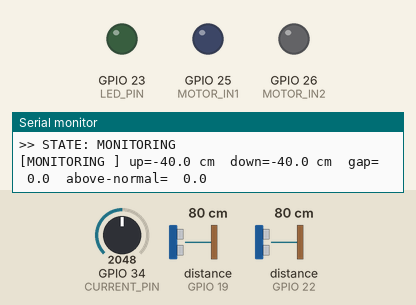
Simulated run of this sketch. Board: ESP32. On the bench: output pins drawn as LEDs (lit = HIGH), the last lines printed to the serial monitor. Wiring (from diagram.json): 2 × ultrasonic range finder: trigger GPIO 18, echo GPIO 19 / trigger GPIO 21, echo GPIO 22. The test bench sets the inputs (shaded band); at power-on: distance to the obstacle (sensors on GPIO 19, GPIO 22) 80 cm, GPIO 34 (CURRENT_PIN) = 2048. The echo pulse lasts 58.3 µs per cm; pins used as bus, display or sensor lines are not drawn.

Above: at 6.9 s.
7.0 s: distance to the obstacle (sensor on GPIO 19) set to 2 cm
9.1 s: distance to the obstacle (sensor on GPIO 22) set to 2 cm
11.0 s: distance to the obstacle (sensor on GPIO 19) set to 4 cm
14.0 s: distance to the obstacle (sensor on GPIO 22) set to 18 cm
At 20.9 s:
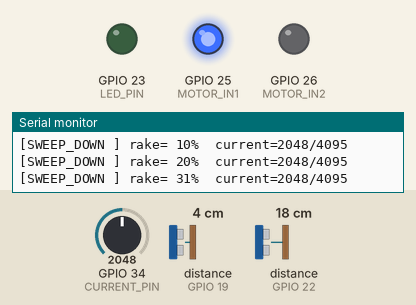
At 22.9 s:
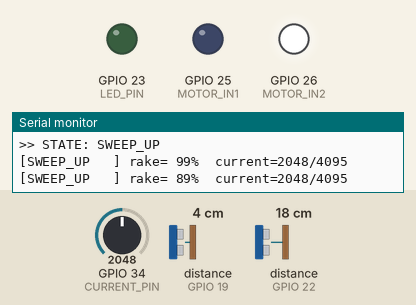
Timing chart, 0 to 23.8 s (numbered marks = the images above; inputs shaded):
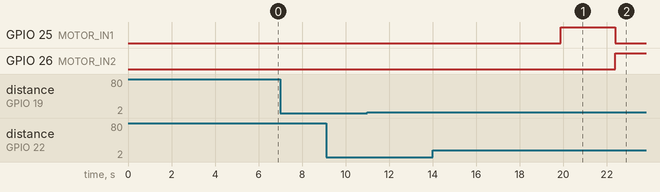

Measured:
- after the input at 14.0 s, GPIO 25 (MOTOR_IN1): LOW → HIGH after 5.9 s, → LOW 2.5 s later; GPIO 26 (MOTOR_IN2): LOW → HIGH after 8.4 s

The sketch:

sketch.ino
```cpp
// DrainGuard firmware skeleton v0.2 (Wokwi simulation)
// New in v0.2: the rake. Motor direction pins, a simulated rake position, and
// jam detection from a current reading. A potentiometer stands in for the current sensor.
//   green LED  = motor forward (rake sweeps down the screen)
//   yellow LED = motor reverse (rake returns up)
//   red LED    = fault

// ---------- Pins (all safe ESP32 pins; 34 is an ADC1 pin, which keeps working with Wi-Fi) ----------
const int UP_TRIG     = 18;
const int UP_ECHO     = 19;
const int DOWN_TRIG   = 21;
const int DOWN_ECHO   = 22;
const int LED_PIN     = 23;   // fault light
const int MOTOR_IN1   = 25;   // HIGH = sweep down (motor driver IN1 later)
const int MOTOR_IN2   = 26;   // HIGH = return up  (motor driver IN2 later)
const int CURRENT_PIN = 34;   // current sensor later, potentiometer for now
const int HOME_SW     = 32;   // limit switches, used on the real rig
const int END_SW      = 33;

// ---------- Water settings ----------
const float SENSOR_HEIGHT_CM = 40.0;
const float MIN_VALID_CM     = 2.0;    // HC-SR04 limit. A JSN-SR04T cannot read closer than ~25
const float MAX_VALID_CM     = 400.0;
const float TRIGGER_CM       = 5.0;    // gap above normal that means "blocked"
const float CLEARED_CM       = 2.0;    // gap this close to normal means "cleared"
const unsigned long CONFIRM_MS = 5000; // demo value. Real rig: 30 s or more
const unsigned long SETTLE_MS  = 3000; // wait for flow to settle before checking
const int MAX_ATTEMPTS = 3;            // full clearing cycles before giving up

// ---------- Rake and jam settings ----------
const bool SIMULATE_RAKE = true;       // true: rake position is simulated. false: use the real limit switches
const unsigned long TRAVEL_MS = 2500;  // simulated time for the rake to cross the whole screen
const int JAM_LEVEL = 2800;            // current reading (0-4095) that counts as a jam
const unsigned long GRACE_MS       = 400;  // ignore current right after start (start-up surge)
const unsigned long JAM_CONFIRM_MS = 300;  // current must stay high this long to count as a jam
const unsigned long BACKOFF_MS     = 800;  // reverse this long after a jam
const unsigned long PAUSE_MS       = 500;  // stand still this long, then try again
const int MAX_JAM_RETRIES = 2;             // jams allowed in one cycle before giving up
const unsigned long SWEEP_TIMEOUT_MS = 6000;
const unsigned long HOME_TIMEOUT_MS  = 6000;

enum State { MONITORING, CONFIRMING, SWEEP_DOWN, SWEEP_UP, JAM_BACKOFF, SETTLING, FAULT };
State state = MONITORING;
unsigned long stateStart = 0;
int attempts = 0;

float baseline = 0;
float upLevel = 0, downLevel = 0;

float rakePos = 0;                 // 0 = home, 1 = end of travel (simulation only)
int motorDir = 0;                  // 1 = down, -1 = up, 0 = stopped
unsigned long lastRakeUpdate = 0;
unsigned long motorStartedAt = 0;
unsigned long jamSince = 0;
int jamRetries = 0;
int jamDir = 0;
unsigned long lastPrint = 0;

const char* stateName(State s) {
  switch (s) {
    case MONITORING:  return "MONITORING";
    case CONFIRMING:  return "CONFIRMING";
    case SWEEP_DOWN:  return "SWEEP_DOWN";
    case SWEEP_UP:    return "SWEEP_UP";
    case JAM_BACKOFF: return "JAM_BACKOFF";
    case SETTLING:    return "SETTLING";
    default:          return "FAULT";
  }
}

void setState(State s) {
  state = s;
  stateStart = millis();
  Serial.print(">> STATE: ");
  Serial.println(stateName(s));
}

// ================= Rake and motor =================

// Moves the simulated rake by however long the motor has been running
void updateRake() {
  unsigned long now = millis();
  float dt = (float)(now - lastRakeUpdate);
  lastRakeUpdate = now;
  if (motorDir != 0) {
    rakePos += motorDir * dt / TRAVEL_MS;
    if (rakePos < 0) rakePos = 0;
    if (rakePos > 1) rakePos = 1;
  }
}

bool rakeAtHome() { return SIMULATE_RAKE ? (rakePos <= 0.0) : (digitalRead(HOME_SW) == LOW); }
bool rakeAtEnd()  { return SIMULATE_RAKE ? (rakePos >= 1.0) : (digitalRead(END_SW) == LOW); }

// Always switch the "off" pin first so both motor pins are never HIGH together
void motorStop() {
  updateRake();
  digitalWrite(MOTOR_IN1, LOW);
  digitalWrite(MOTOR_IN2, LOW);
  motorDir = 0;
}
void motorForward() {
  updateRake();
  digitalWrite(MOTOR_IN2, LOW);
  digitalWrite(MOTOR_IN1, HIGH);
  motorDir = 1;
}
void motorReverse() {
  updateRake();
  digitalWrite(MOTOR_IN1, LOW);
  digitalWrite(MOTOR_IN2, HIGH);
  motorDir = -1;
}

bool homeRake() {
  unsigned long t0 = millis();
  while (!rakeAtHome()) {
    if (millis() - t0 > HOME_TIMEOUT_MS) { motorStop(); return false; }
    if (motorDir != -1) motorReverse();
    delay(10);
    updateRake();
  }
  motorStop();
  return true;
}

int readCurrent() {
  long sum = 0;
  for (int i = 0; i < 8; i++) {
    sum += analogRead(CURRENT_PIN);
    delayMicroseconds(200);
  }
  return sum / 8;
}

void startSweepDown() {
  motorForward();
  motorStartedAt = millis();
  jamSince = 0;
  setState(SWEEP_DOWN);
}
void startSweepUp() {
  motorReverse();
  motorStartedAt = millis();
  jamSince = 0;
  setState(SWEEP_UP);
}
void beginCycle() {
  jamRetries = 0;
  startSweepDown();
}
void stopAndFault(const char* why) {
  motorStop();
  Serial.println(why);
  setState(FAULT);
}

void handleJam() {
  int dir = (state == SWEEP_DOWN) ? 1 : -1;
  motorStop();
  jamRetries++;
  Serial.print("JAM detected. Jam count this cycle: ");
  Serial.println(jamRetries);
  if (jamRetries > MAX_JAM_RETRIES) {
    stopAndFault("Repeated jams. Needs manual service.");
    return;
  }
  jamDir = dir;
  setState(JAM_BACKOFF);
}

// While the rake moves we stop reading the water. The water sensors take ~0.6 s per look,
// far too slow for stopping a motor. Here we only watch the current and the limit switches.
void motionStep() {
  updateRake();
  int amps = readCurrent();
  unsigned long now = millis();

  if (state == JAM_BACKOFF) {
    unsigned long t = now - stateStart;
    if (t < BACKOFF_MS) {
      if (jamDir == 1 && motorDir != -1) motorReverse();
      if (jamDir == -1 && motorDir != 1) motorForward();
    } else if (t < BACKOFF_MS + PAUSE_MS) {
      if (motorDir != 0) motorStop();
    } else {
      Serial.println("Retrying sweep.");
      if (jamDir == 1) startSweepDown(); else startSweepUp();
    }
  } else {
    if (now - motorStartedAt > GRACE_MS && amps > JAM_LEVEL) {
      if (jamSince == 0) jamSince = now;
      if (now - jamSince >= JAM_CONFIRM_MS) { handleJam(); return; }
    } else {
      jamSince = 0;
    }

    if (state == SWEEP_DOWN) {
      if (rakeAtEnd()) { motorStop(); startSweepUp(); }
      else if (now - stateStart > SWEEP_TIMEOUT_MS) stopAndFault("Rake never reached the end. Needs manual service.");
    } else {   // SWEEP_UP
      if (rakeAtHome()) { motorStop(); setState(SETTLING); }
      else if (now - stateStart > SWEEP_TIMEOUT_MS) stopAndFault("Rake never returned home. Needs manual service.");
    }
  }

  if (now - lastPrint >= 250) {
    lastPrint = now;
    Serial.printf("[%-11s] rake=%3.0f%%  current=%4d/4095\n", stateName(state), rakePos * 100, amps);
  }
  delay(10);
}

// ================= Water sensing =================

float readDistanceOnce(int trig, int echo) {
  digitalWrite(trig, LOW);
  delayMicroseconds(4);
  digitalWrite(trig, HIGH);
  delayMicroseconds(15);
  digitalWrite(trig, LOW);
  unsigned long us = pulseIn(echo, HIGH, 30000);
  if (us == 0) return -1;
  return us * 0.0343 / 2.0;
}

float readDistanceMedian(int trig, int echo) {
  float s[5];
  int n = 0;
  for (int i = 0; i < 5; i++) {
    float d = readDistanceOnce(trig, echo);
    if (d >= MIN_VALID_CM && d <= MAX_VALID_CM) s[n++] = d;
    delay(60);
  }
  if (n < 3) return -1;
  for (int i = 1; i < n; i++) {
    float k = s[i];
    int j = i - 1;
    while (j >= 0 && s[j] > k) { s[j + 1] = s[j]; j--; }
    s[j + 1] = k;
  }
  return s[n / 2];
}

bool readGap(float &gap) {
  float upD   = readDistanceMedian(UP_TRIG, UP_ECHO);
  float downD = readDistanceMedian(DOWN_TRIG, DOWN_ECHO);
  if (upD < 0 || downD < 0) return false;
  upLevel   = SENSOR_HEIGHT_CM - upD;
  downLevel = SENSOR_HEIGHT_CM - downD;
  gap = upLevel - downLevel;
  return true;
}

void captureBaseline() {
  float sum = 0;
  int n = 0;
  for (int i = 0; i < 8; i++) {
    float g;
    if (readGap(g)) { sum += g; n++; }
  }
  baseline = n ? sum / n : 0;
}

void waterStep() {
  float gap;
  if (!readGap(gap)) {
    Serial.println("Sensor read failed, skipping this cycle");
    delay(200);
    return;
  }
  float excess = gap - baseline;

  switch (state) {
    case MONITORING:
      if (excess > TRIGGER_CM) setState(CONFIRMING);
      break;

    case CONFIRMING:
      if (excess <= TRIGGER_CM) {
        Serial.println("Gap dropped back. False alarm, ignoring.");
        setState(MONITORING);
      } else if (millis() - stateStart >= CONFIRM_MS) {
        attempts = 1;
        Serial.println("Blockage confirmed. Starting clearing cycle 1.");
        beginCycle();
      }
      break;

    case SETTLING:
      if (millis() - stateStart >= SETTLE_MS) {
        if (excess <= CLEARED_CM) {
          Serial.println("VERIFIED: flow restored.");
          attempts = 0;
          setState(MONITORING);
        } else if (attempts >= MAX_ATTEMPTS) {
          stopAndFault("Still blocked after max attempts. Needs manual service.");
        } else {
          attempts++;
          Serial.print("Still blocked. Starting clearing cycle ");
          Serial.println(attempts);
          beginCycle();
        }
      }
      break;

    case FAULT:
      digitalWrite(LED_PIN, (millis() / 150) % 2);
      if (excess <= CLEARED_CM) {
        Serial.println("Gap closed after manual service. Returning rake home.");
        if (homeRake()) {
          attempts = 0;
          digitalWrite(LED_PIN, LOW);
          setState(MONITORING);
        } else {
          Serial.println("Rake could not return home. Still needs service.");
        }
      }
      break;

    default:
      break;
  }

  Serial.printf("[%-11s] up=%5.1f cm  down=%5.1f cm  gap=%5.1f  above-normal=%5.1f\n",
                stateName(state), upLevel, downLevel, gap, excess);
}

// ================= Arduino entry points =================

void setup() {
  Serial.begin(115200);
  pinMode(UP_TRIG, OUTPUT);
  pinMode(UP_ECHO, INPUT);
  pinMode(DOWN_TRIG, OUTPUT);
  pinMode(DOWN_ECHO, INPUT);
  pinMode(LED_PIN, OUTPUT);
  pinMode(MOTOR_IN1, OUTPUT);
  pinMode(MOTOR_IN2, OUTPUT);
  pinMode(HOME_SW, INPUT_PULLUP);
  pinMode(END_SW, INPUT_PULLUP);
  digitalWrite(LED_PIN, LOW);
  motorStop();

  Serial.println("DrainGuard v0.2 starting. Keep both sliders equal and the current knob low.");
  if (!homeRake()) Serial.println("Warning: rake did not reach home at start-up.");
  delay(500);
  captureBaseline();
  Serial.print("Baseline captured. Normal gap (cm) x10 = ");
  Serial.println((int)(baseline * 10));
  setState(MONITORING);
}

void loop() {
  if (state == SWEEP_DOWN || state == SWEEP_UP || state == JAM_BACKOFF) motionStep();
  else waterStep();
}
```
